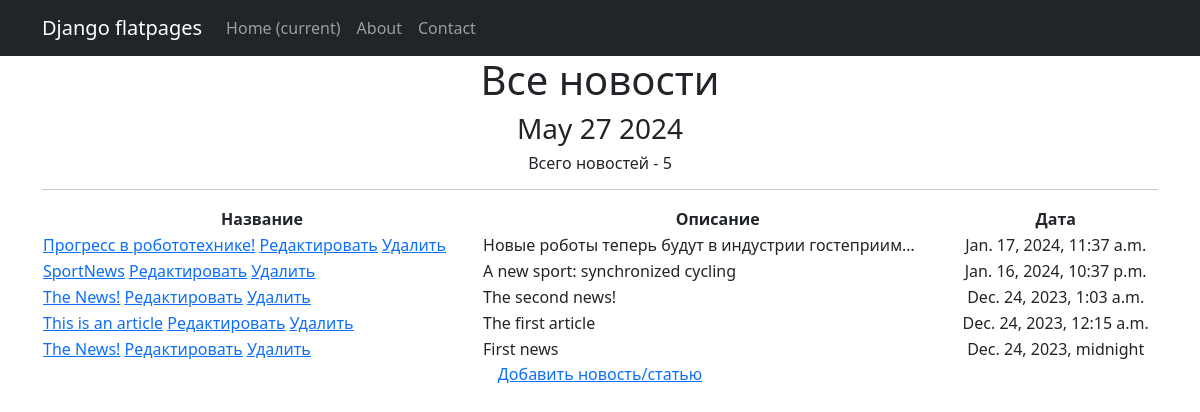
Page /news/ on the committed database.
### simpleapp/models.py (models this page shows, shortened)
class Post(models.Model):
    author = models.ForeignKey(Author, on_delete=models.CASCADE)
    NEWS = 'NW'
    ARTICLE = 'AR'
    CATEGORY_CHOICES = (
        (NEWS, 'Новость'),
        (ARTICLE, 'Статья'),
    )
    categoryType = models.CharField(max_length=2, choices=CATEGORY_CHOICES, default=ARTICLE)
    dateCreation = models.DateTimeField(auto_now_add=True)
    postCategory = models.ManyToManyField(Category, through='PostCategory')
    title = models.CharField(max_length=128)
    text = models.TextField()
    rating = models.SmallIntegerField(default=0)

### simpleapp/views.py (the view)
# urls.py: path('', PostList.as_view()),
class PostList(ListView):
    model = Post
    template_name = 'news.html'
    context_object_name = 'news'
    queryset = Post.objects.order_by('-dateCreation')
    paginate_by = 10
    def get_context_data(self, **kwargs):
        context = super().get_context_data(**kwargs)
        context['time_now'] = datetime.utcnow()
        context['value1'] = None
        context['filter'] = PostFilter(self.request.GET, queryset=self.get_queryset())
        context['categories'] = Category.objects.all()
        context['authors'] = Author.objects.all()
        context['form'] = PostForm()
        return context

### simpleapp/templatetags/custom_filters.py (called while the page is built)
@register.filter(name='Censor')
def Censor(value):
    Banned_List = ['idiot', 'stupid', 'donkey', 'Stupid', 'редиска', 'Редиска']
    sentence = value.split()
    for i in Banned_List:
        for words in sentence:
            if i in words:
                news = sentence.index(words)
                sentence.remove(words)
                sentence.insert(news, '*' * len(i))
    return " ".join(sentence)

### templates/news.html (shortened to what this page needs)
{% extends 'flatpages/default.html' %}
{% load custom_filters %}
{% block content %}
<h1>Все новости</h1>
<h3>{{ time_now|date:'M d Y' }}</h3>
<h6>Всего новостей - {{ news | length }}</h6>
<hr>
{% if news %}
<table class="col-lg-12 text-center">
    <tr>
        <td>
            <b>Название</b>
        </td>
        <td>
            <b>Описание</b>
        </td>
        <td>
            <b>Дата</b>
        </td>
    </tr>
    {% for new in news %}
    <tr>
        <td style="text-align: left">
            <a href="{% url 'post_detail' new.id %}">{{ new.title | Censor }}</a>
            <a href="{% url 'post_update' new.id %}"><u>Редактировать</u></a>
            <a href="{% url 'post_delete' new.id %}"><u> Удалить </u></a>
        </td>
        <td style="text-align: left">
            {{ new.text | truncatechars:50 | Censor }}
        </td>
        <td style="text-align: center">
            {{ new.dateCreation }}
        </td>
    </tr>
    {% endfor %}
</table>
{% else %}
<h2>Новостей нет!</h2>
{% endif %}
<a href="{% url 'post_create' %}">Добавить новость/статью</a> <br>
{% endblock content %}

### rows in the picture
Post: title|Censor "Прогресс в робототехнике!", text|Censor "Новые роботы теперь будут в индустрии гостеприим…", dateCreation "Jan. 17, 2024, 11:37 a.m."
Post: title|Censor "SportNews", text|Censor "A new sport: synchronized cycling", dateCreation "Jan. 16, 2024, 10:37 p.m."
Post: title|Censor "The News!", text|Censor "The second news!", dateCreation "Dec. 24, 2023, 1:03 a.m."
Post: title|Censor "This is an article", text|Censor "The first article", dateCreation "Dec. 24, 2023, 12:15 a.m."
Post: title|Censor "The News!", text|Censor "First news", dateCreation "Dec. 24, 2023, midnight"

### other values in the picture
{{ time_now|date:'M d Y' }} "May 27 2024"
{{ news | length }} "5"
